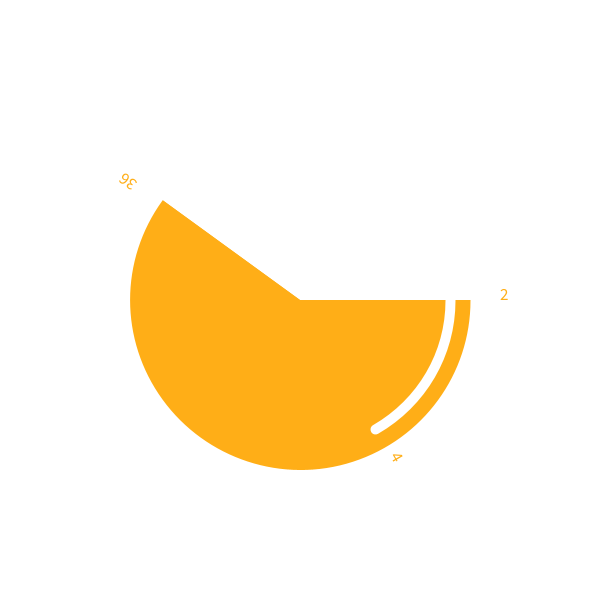
Frame 1 (no input)
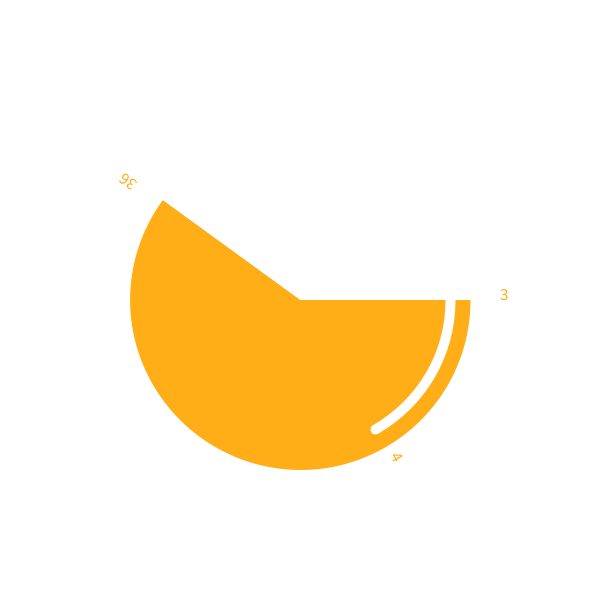
Frame 60 (the mouse pressed at the canvas centre just before this capture)
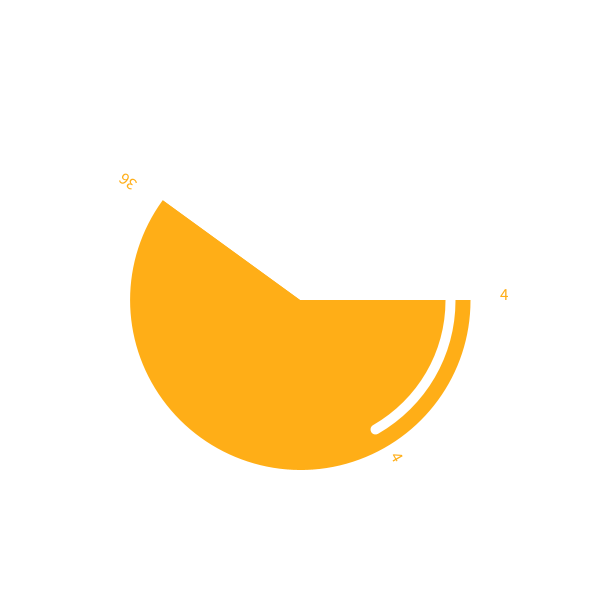
Frame 120 (the mouse held since frame 60 and released just before this capture)

The Processing sketch that drew these frames (run headless with seeded random() and noise(); from frame 60 on, the mouse is pressed at the canvas centre):

// Processing sketch: processing_144420
// ── processing_144420.pde

// Konkuk University
 // Department of Dynamic Media
 // SOS iDesign
// Name: Seo Yu Mi
 // ID: 201420082 Seo Yu Mi



void setup(){
  size(600,600);
  textSize(17);
  
}

void draw(){
  background(255,255,255);
  translate(width/2, height/2);
  fill(#FFAE17);
  stroke(255);
  strokeWeight(10);
  
 pushMatrix();
 arc(0,0,350,350,0, radians(minute()*6));
 text(second(),200,0);
 popMatrix();
 
 pushMatrix();
 arc(0,0,350,350,0,radians(minute()*6));
 rotate(radians(minute()*6));
 text(minute(),200,0);
 popMatrix();
 
 pushMatrix();
 arc(0,0,300,300,0, radians(hour()*15));
 rotate(radians(hour()*15));
 text(hour(),180,0);
 popMatrix();
  

}
